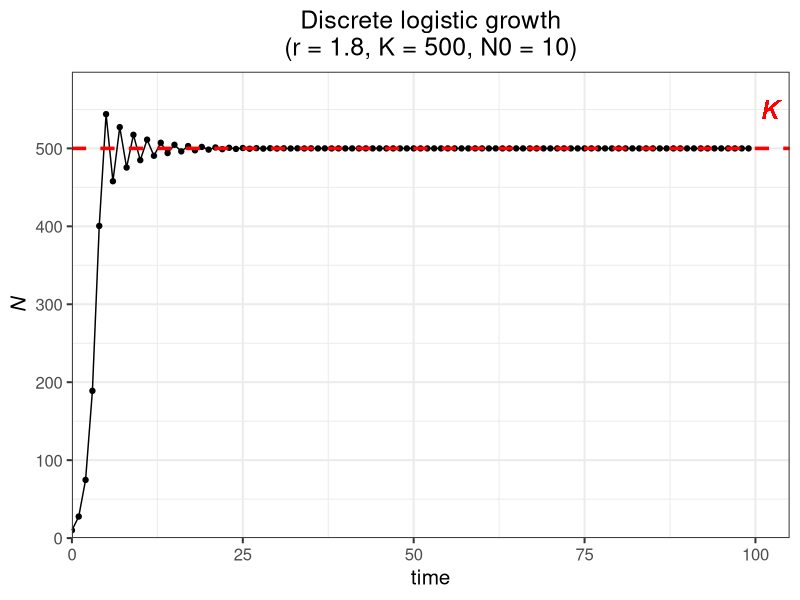
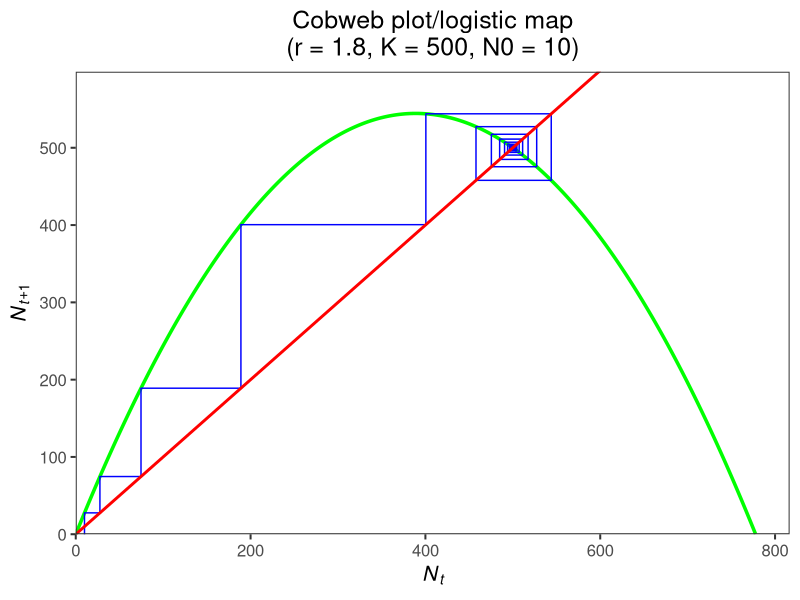

Here is the R script that generated these plots, in order:
## ---- chunk 1
knitr::opts_chunk$set(message = F, 
                      error = F, 
                      warning = F)

## ---- chunk 2
library(tidyverse)

### (1) Set the parameters
r <- 1.8
K <- 500
N0 <- 10
time <- 100

### (2) Define the discrete logistic growth equation
log_fun <- function(r, N, K){N + r*N*(1-N/K)}  

### (3) Use for loop to iterate over the time sequence
pop_size <- numeric(time)
pop_size[1] <- N0

for (i in 2:time) {pop_size[i] <- log_fun(r = r, N = pop_size[i - 1], K = K)}

pop_data <- pop_size %>% 
  as.data.frame() %>% 
  rename(., pop_size = `.`) %>%
  mutate(time = 0:(time-1)) %>%
  relocate(time)

head(pop_data)
## ---- chunk 3
### Population trajectory
ggplot(pop_data, aes(x = time, y = pop_size)) + 
  geom_point() + 
  geom_line() +
  geom_hline(yintercept = K, color = "red", size = 1.2, linetype = "dashed") + 
  geom_text(x = time*1.02, y = K+50, label = "italic(K)", color = "red", size = 6.5, parse = T) +
  labs(y = expression(italic(N)), title = paste0("Discrete logistic growth", "\n", "(r = ", r, ", K = ", K, ", N0 = ", N0, ")")) + 
  scale_x_continuous(limits = c(0, time*1.05), expand = c(0, 0)) + 
  scale_y_continuous(limits = c(0, max(pop_size)*1.1), expand = c(0, 0)) + 
  theme_bw(base_size = 15) +
  theme(plot.title = element_text(hjust = 0.5))

### Cobweb plot/logistic map
cobweb_data <- data.frame(Nt = rep(pop_size[-time], each = 2), 
                          Nt1 = c(0, rep(pop_size[-1], each = 2)[-length(rep(pop_size[-1], each = 2))]))

logistic_map <- data.frame(Nt = seq(0, (r+1)/r*K, by = 0.1)) %>%
  mutate(Nt1 = Nt + r*Nt*(1-Nt/K))

ggplot() + 
  geom_line(data = logistic_map, aes(x = Nt, y = Nt1), color = "green", size = 1.2) + 
  geom_path(data = cobweb_data, aes(x = Nt, y = Nt1), color = "blue", size = 0.5) + 
  geom_abline(slope = 1, intercept = 0, color = "red", size = 1) + 
  labs(x = expression(italic(N[t])),
       y = expression(italic(N[t+1])), 
       title = paste0("Cobweb plot/logistic map", "\n", "(r = ", r, ", K = ", K, ", N0 = ", N0, ")")) + 
  scale_x_continuous(limits = c(0, (r+1)/r*K*1.05), expand = c(0, 0)) + 
  scale_y_continuous(limits = c(0, max(pop_size)*1.1), expand = c(0, 0)) + 
  theme_bw(base_size = 15) +
  theme(plot.title = element_text(hjust = 0.5),
        panel.grid = element_blank())

## ---- chunk 4
knitr::include_app("https://genchanghsu0115.shinyapps.io/Discrete_logistic_mod_shinyapp/", height = "750px")
